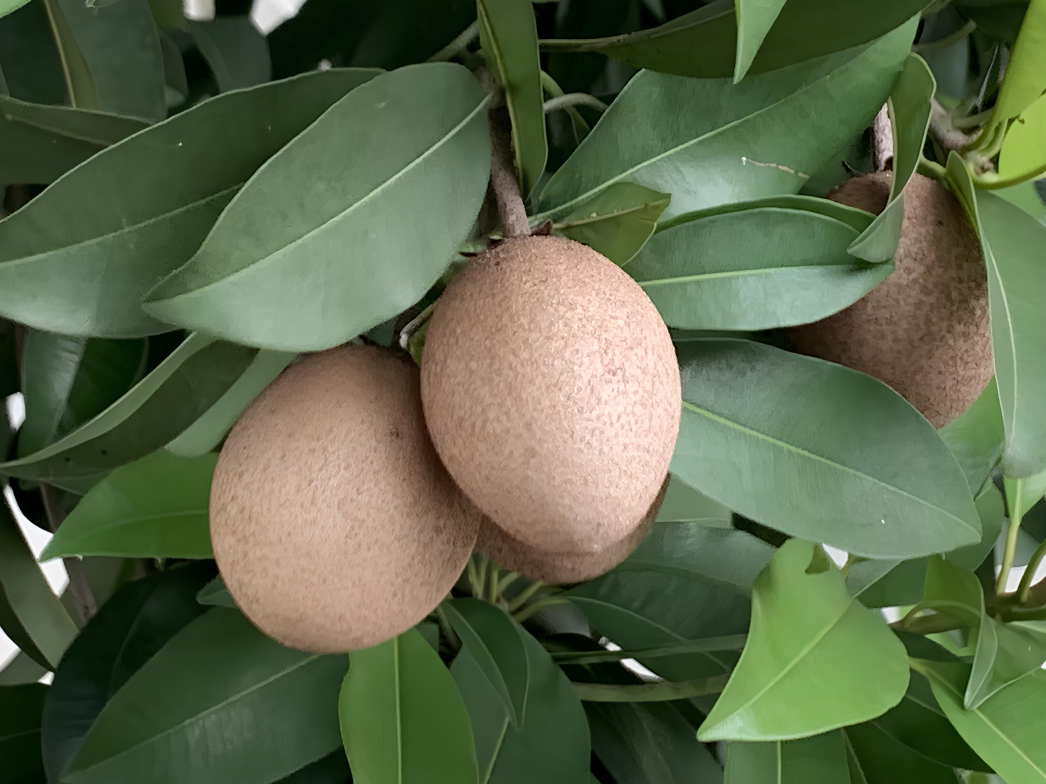
#> input picture DETEKSI DAUN-PC_202231086_Tarissa Nurhapsari Laksono_A/buahh.jpg, 5228 x 3920 px (shown at 1/5 size)
$ jupyter execute 'UAS PCD.ipynb'
#> lines starting #> are read from the running program, lines starting #| are printed output that depends on the picture; after the words box and inside, x2 and y2 are one past the last pixel; in counts of white or black regions, pixels touching at a corner belong together
# Tarissa Nurhapsari Laksono (202231086)

## Deteksi Citra

[cell 1]
# Mengimport library
import cv2
import numpy as np
import matplotlib.pyplot as plt

[cell 2]
image_path = 'buahh.jpg'
image = cv2.imread(image_path)
#> image is the input picture: shape (3920, 5228, 3); mean B, G, R 73.1, 102.5, 90.6

[cell 3]
image_rgb = cv2.cvtColor(image, cv2.COLOR_BGR2RGB)

[cell 4]
hsv = cv2.cvtColor(image, cv2.COLOR_BGR2HSV)
#> hsv: shape (3920, 5228, 3); mean H, S, V 44.1, 101, 107.9

[cell 5]
# Mendefinisikan rentang warna untuk buah (disesuaikan)
lower_brown = np.array([5, 10, 10])
upper_brown = np.array([20, 255, 255])

# Membuat mask untuk buah
mask_fruit = cv2.inRange(hsv, lower_brown, upper_brown)
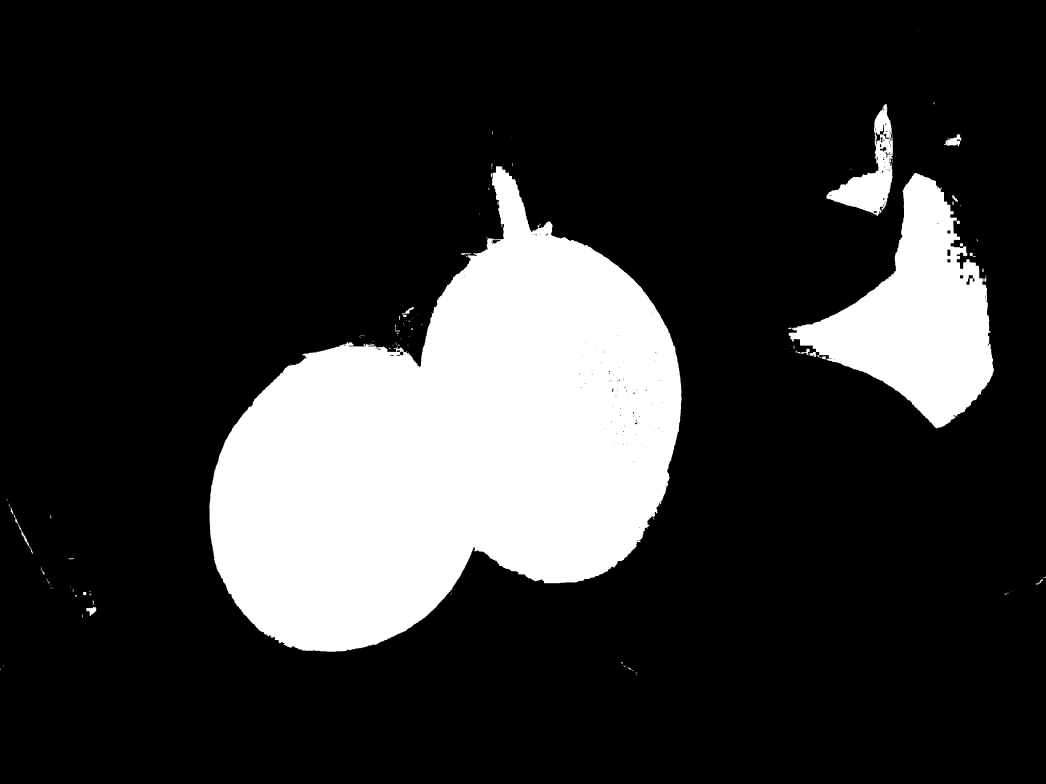
#> mask_fruit: shape (3920, 5228) (shown at 1/5 size); 19.4% white; 231 white regions (165 under 20 px), largest, box (x1, y1, x2, y2) and area: (1047, 831, 3408, 3259) 3317470, (3944, 865, 4969, 2142) 590577, (4132, 520, 4464, 1080) 64489

# Mendefinisikan rentang warna untuk daun (disesuaikan)
lower_green = np.array([35, 20, 50])
upper_green = np.array([85, 255, 255])

# Membuat mask untuk daun
mask_leaf = cv2.inRange(hsv, lower_green, upper_green)
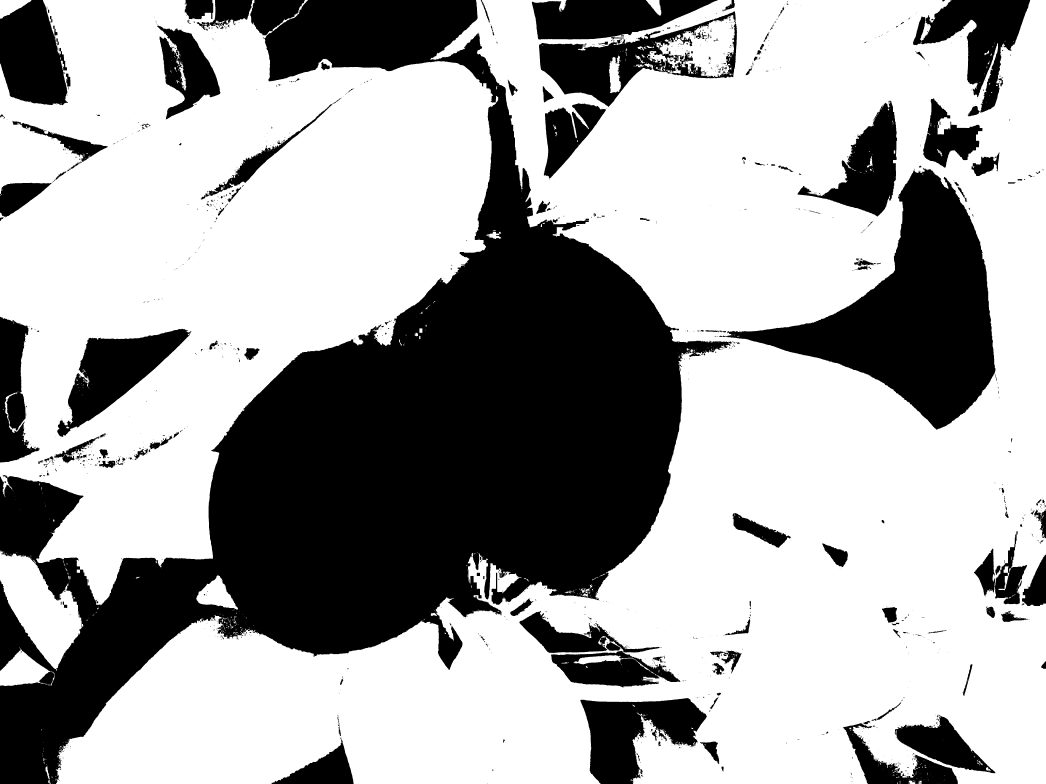
#> mask_leaf: shape (3920, 5228) (shown at 1/5 size); 65.1% white; 1656 black regions (1258 under 20 px), largest, box (x1, y1, x2, y2) and area: (0, 0, 3659, 3920) 4677954, (3596, 839, 4977, 2148) 681758, (2902, 3490, 3534, 3920) 151688

# Membuat gambar segmentasi buah
fruit_segment = np.zeros_like(image_rgb)
fruit_segment[mask_fruit != 0] = image_rgb[mask_fruit != 0]
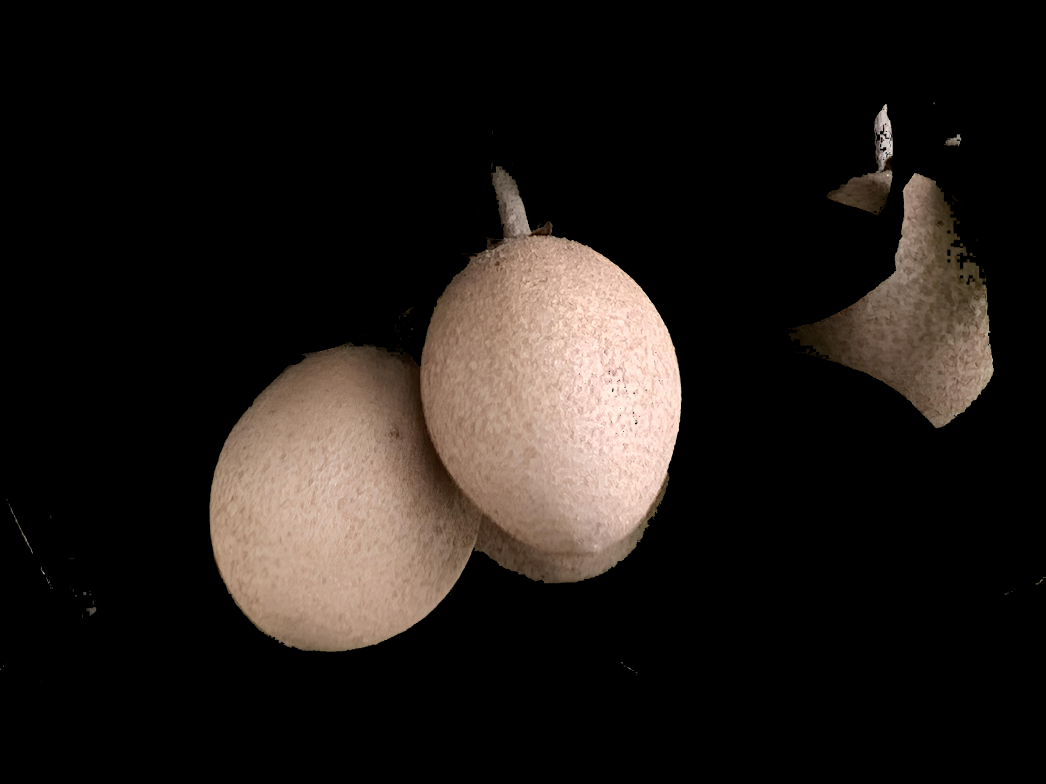
#> fruit_segment: shape (3920, 5228, 3) (shown at 1/5 size); mean R, G, B 32, 26.6, 23.1

# Membuat gambar segmentasi daun
leaf_segment = np.zeros_like(image_rgb)
leaf_segment[mask_leaf != 0] = image_rgb[mask_leaf != 0]
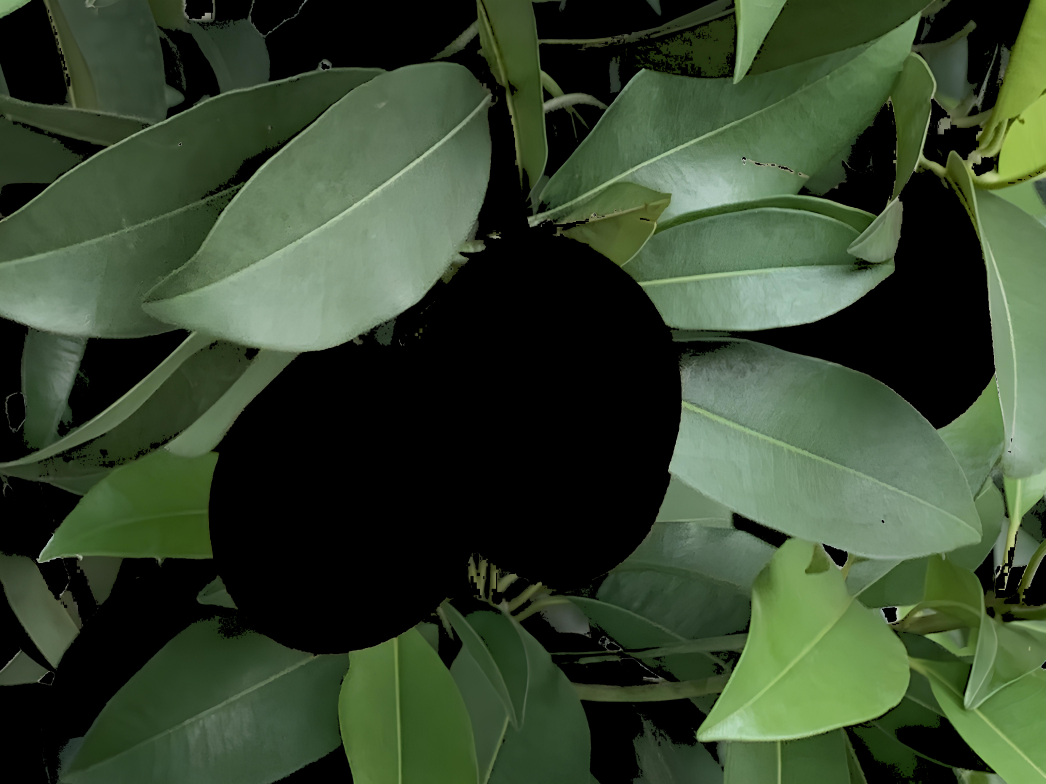
#> leaf_segment: shape (3920, 5228, 3) (shown at 1/5 size); mean R, G, B 53.9, 69.3, 46.4

[cell 6]
# Plot hasil
fig, axs = plt.subplots(2, 2, figsize=(20, 15))

# Gambar 1: Original Image
axs[0, 0].imshow(image_rgb, extent=[0, 1000, 700, 0])
axs[0, 0].set_title('Gambar Asli')
axs[0, 0].axis('on')

# Gambar 2: Mask of Fruits
axs[0, 1].imshow(mask_fruit, cmap='gray', extent=[0, 1000, 700, 0])
axs[0, 1].set_title('Mask Sawo')
axs[0, 1].axis('on')

# Gambar 3: Segmented Fruits
axs[1, 0].imshow(fruit_segment, extent=[0, 1000, 700, 0])
axs[1, 0].set_title('Segmentasi Sawo')
axs[1, 0].axis('on')

# Gambar 4: Segmented Leaves
axs[1, 1].imshow(leaf_segment, extent=[0, 1000, 700, 0])
axs[1, 1].set_title('Segmentasi Daun')
axs[1, 1].axis('on')

# Menampilkan plot
plt.tight_layout()
plt.show()
